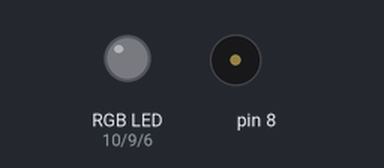
Simulated run of this sketch. Board: Arduino Uno, built with avr-gcc and run on an emulated ATmega328P. Parts: an RGB LED mixed from three pins (HIGH = lit), buzzer (waves = sounding). Dim RGB values are drawn brighter than linear.

Above: at 0.15 s.
At 18.9 s:
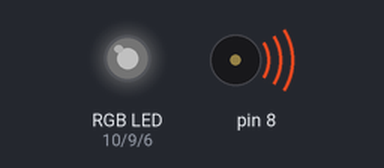
Timing chart, 0 to 19.5 s (numbered marks = the images above):
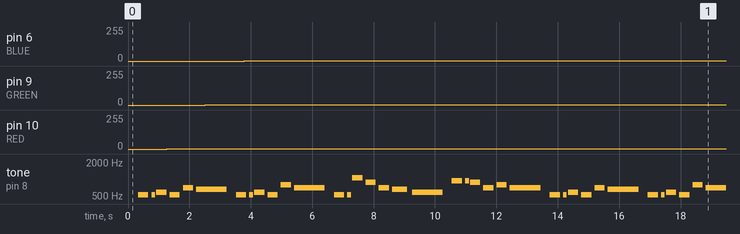

Measured:
- by itself, pin 6 (BLUE): 0/255 → 1/255 at 3.8 s
- by itself, pin 9 (GREEN): 0/255 → 1/255 at 2.5 s
- by itself, pin 10 (RED): 0/255 → 1/255 at 1.3 s
- by itself, tone on pin 8: plays 523 Hz for 0.33 s, 523 Hz for 0.13 s, 587 Hz for 0.33 s, 523 Hz for 0.33 s, 698 Hz for 0.33 s, 659 Hz for 1.0 s … (37 notes in this stretch)

The sketch:

Happy_Birthday.ino
```cpp
//www.elegoo.com
//2016.12.08

#include "pitches.h"

// ---- For RGB LED ----
#define RED 10
#define GREEN 9
#define BLUE 6

// ---- Music Output ----
// notes in the melody:
int melody[] = {
  NOTE_C5, NOTE_C5, NOTE_D5, NOTE_C5, NOTE_F5, NOTE_E5,
  NOTE_C5, NOTE_C5, NOTE_D5, NOTE_C5, NOTE_G5, NOTE_F5,
  NOTE_C5, NOTE_C5, NOTE_C6, NOTE_A5, NOTE_F5, NOTE_E5, NOTE_D5,
  NOTE_AS5, NOTE_AS5, NOTE_A5, NOTE_F5, NOTE_G5, NOTE_F5
};

int noteDurations[] = {
  3, 8, 3, 3, 3, 1,
  3, 8, 3, 3, 3, 1,
  3, 8, 3, 3, 3, 2, 1,
  3, 8, 3, 3, 3, 1
};

//int noteDurations[] = {
//  3, 16, 4, 4, 4, 1,
//  3, 16, 4, 4, 4, 1,
//  3, 16, 4, 4, 4, 3, 3,
//  3, 16, 4, 4, 4, 1
//};

unsigned long audioPrevious;
unsigned long audioBreakPrevious;
unsigned long ledPrevious;
unsigned long ledPeriod = 5;
unsigned long audioPeriod = 1000 / noteDurations[0];
unsigned long audioBreakPeriod = audioPeriod * 1.30;


void setup() {
  // LED settings
  pinMode(RED, OUTPUT);
  pinMode(GREEN, OUTPUT);
  pinMode(BLUE, OUTPUT);

  digitalWrite(RED, LOW);
  digitalWrite(GREEN, LOW);
  digitalWrite(BLUE, LOW);

  audioPrevious = millis();
  audioBreakPrevious = millis();
  ledPrevious = millis();
}


void loop() {
  unsigned long timeCurrent = millis();

  if (timeCurrent - audioPrevious >= audioPeriod) {
    happyBirthday();
    audioPrevious = timeCurrent;
  }


  if (timeCurrent - ledPrevious >= ledPeriod) {
    colourFade();
    ledPrevious = timeCurrent;
  }
}


int thisNote = 0;

void happyBirthday() {
  audioBreakPrevious = millis();


  int noteDuration = 1000 / noteDurations[thisNote];
  tone(8, melody[thisNote], noteDuration);

  audioBreakPeriod = noteDuration * 1.30;
  audioPeriod = noteDuration;


  while (millis() - audioBreakPrevious < audioBreakPeriod) {
    if (millis() - ledPrevious >= ledPeriod) {
      colourFade();
      ledPrevious = millis();
    }
  }

  noTone(8);

  thisNote++;

  if (thisNote == 25) {
    thisNote = 0;
  }
}


// Changing LED Colours ------
int LEDColour1 = 255;
int LEDColour2 = 0;
int colour = 0;
int LEDColours[] = {RED, GREEN, BLUE};

void colourFade() { // Delay for 5 ms

  LEDColour1--;
  LEDColour2++;

  if (LEDColour2 == 255) {
    LEDColour1 = 255;
    LEDColour2 = 0;
    colour++;

    if (colour == 3) {
      colour = 0;
    }
  }

  analogWrite(LEDColours[colour], LEDColour1);
  colour == 2 ? analogWrite(LEDColours[0], LEDColour2) : analogWrite(LEDColours[colour + 1], LEDColour2);

}
```
